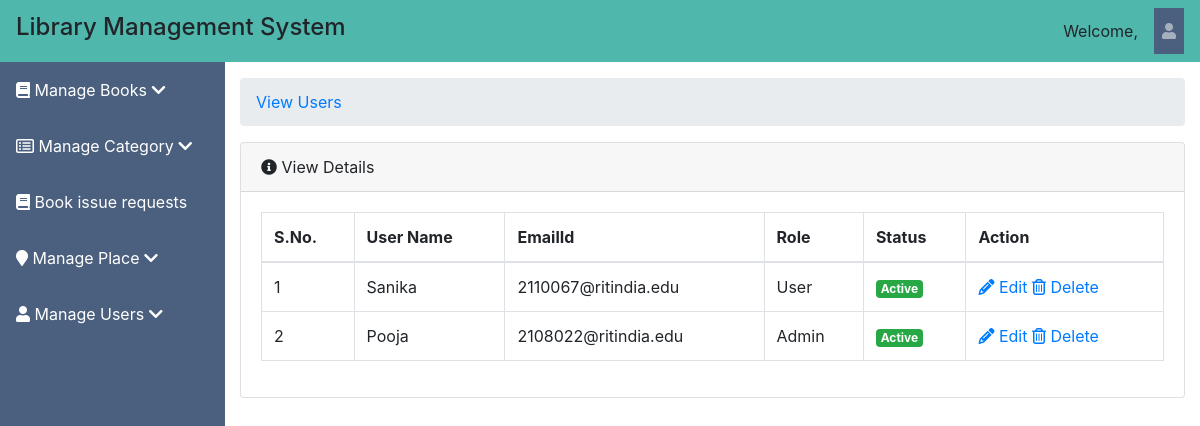
The page /library_management/admin/view-users.php (signed in) on the database its author committed.
### tables this page shows
CREATE TABLE `users` (
  `id` int(11) NOT NULL,
  `user_name` varchar(250) NOT NULL,
  `emailid` varchar(250) NOT NULL,
  `password` varchar(250) NOT NULL,
  `role` tinyint(4) NOT NULL COMMENT '1=admin, 2=user',
  `status` tinyint(4) NOT NULL COMMENT '1=active, 0=inactive',
  `created_at` timestamp NOT NULL DEFAULT current_timestamp() ON UPDATE current_timestamp()
);

### library_management/admin/view-users.php (the view, shortened to what this page needs)
<?php
include ('../connection.php');
?>
<?php include('include/header.php'); ?>
  <div id="wrapper">
    <?php include('include/side-bar.php'); ?>
    <div id="content-wrapper">
      <div class="container-fluid">
        <ol class="breadcrumb">
          <li class="breadcrumb-item">
            <a href="#">View Users</a>
          </li>
        </ol>
  <div class="card mb-3">
          <div class="card-header">
            <i class="fa fa-info-circle"></i>
            View Details</div>
            <div class="card-body">
            <div class="table-responsive">
              <table class="table table-bordered" id="dataTable" width="100%" cellspacing="0">
                <thead>
                                            <tr>
                                                <th>S.No.</th>
                                                <th>User Name</th>
                                                <th>EmailId</th>
                                                <th>Role</th>
                                                <th>Status</th>
                                                <th>Action</th>
                                            </tr>
                                        </thead>
                                        <tbody>
										<?php
										$select_query = mysqli_query($conn, "select * from users");
										$sn = 1;
										while($row = mysqli_fetch_array($select_query))
										{
										?>
                                            <tr>
                                                <td><?php echo $sn; ?></td>
                                                <td><?php echo $row['user_name']; ?></td>
                                                <td><?php echo $row['emailid']; ?></td>
                                                <?php if($row['role']==1){
                                                  ?><td>Admin</td>
                                        <?php } else { ?><td>User</td>
                                           <?php } ?>
                                           <?php if($row['status']==1){
                                                  ?><td><span class="badge badge-success">Active</span></td>
                                        <?php } else { ?><td><span class="badge badge-danger">Inactive</span></td>
                                           <?php } ?>
                                                  <td>
                                                  <a href="edit-user.php?id=<?php echo $row['id'];?>"><i class="fa fa-pencil m-r-5"></i> Edit</a>
                                                  <a href="view-users.php?ids=<?php echo $row['id'];?>" onclick="return confirmDelete()"><i class="fa fa-trash-o m-r-5"></i> Delete</a>
                                                  </td>
                                                </tr>
										<?php $sn++; } ?>
                                        </tbody>
                                    </table>
                                </div>
                            </div>
                            </div>
    </div>
        </div>
 <?php include('include/footer.php'); ?>

### rows shown on the page
users: user_name "Sanika", emailid "2110067@ritindia.edu", role "User", status "Active"
users: user_name "Pooja", emailid "2108022@ritindia.edu", role "Admin", status "Active"
